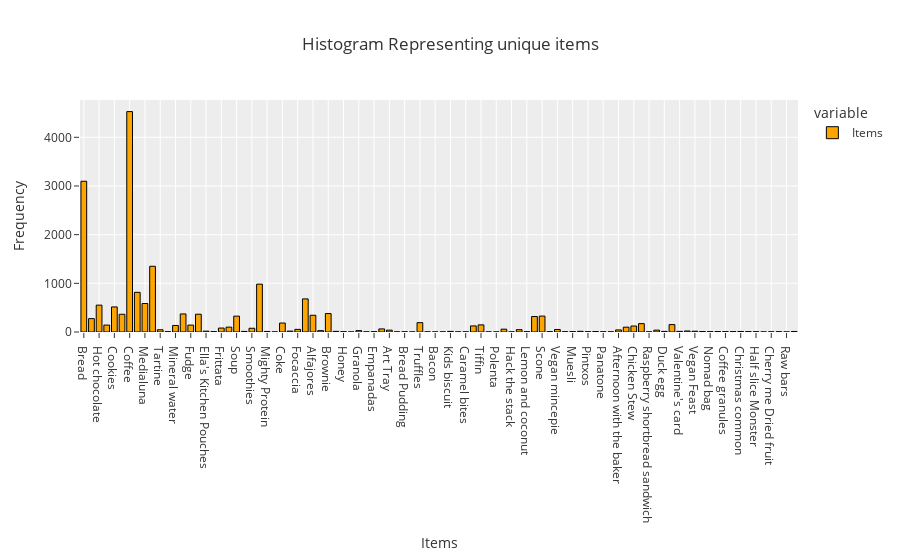

The notebook cell saved with this chart:
### Code cell
fig = px.histogram(df["Items"], nbins=1, title='Histogram Representing unique items', labels={'value': 'Number of Items'})

fig.update_layout(
    xaxis_title='Items',
    yaxis_title='Frequency',
    bargap=0.25, 
    barmode='overlay',  
    template='ggplot2'  
)

fig.update_traces(marker_color='orange', marker_line_color='black', marker_line_width=1)

fig.show()

### Figure 1 — Plotly figure (JSON) as saved in the notebook; plotly's stock layout.template omitted (floating-point values rounded to 4 significant figures; data arrays with more than 128 entries replaced by an {"elided": "..."} marker saying what was removed)
{"data": [{"alignmentgroup": "True", "bingroup": "x", "hovertemplate": "variable=Items<br>Number of Items=%{x}<br>count=%{y}<extra></extra>", "legendgroup": "Items", "marker": {"color": "orange", "line": {"color": "black", "width": 1}, "pattern": {"shape": ""}}, "name": "Items", "nbinsx": 1, "offsetgroup": "Items", "orientation": "v", "showlegend": true, "type": "histogram", "x": {"elided": "18887 str values"}, "xaxis": "x", "yaxis": "y"}], "layout": {"bargap": 0.25, "barmode": "overlay", "legend": {"title": {"text": "variable"}, "tracegroupgap": 0}, "title": {"text": "Histogram Representing unique items"}, "xaxis": {"anchor": "y", "domain": [0, 1], "title": {"text": "Items"}}, "yaxis": {"anchor": "x", "domain": [0, 1], "title": {"text": "Frequency"}}}}
